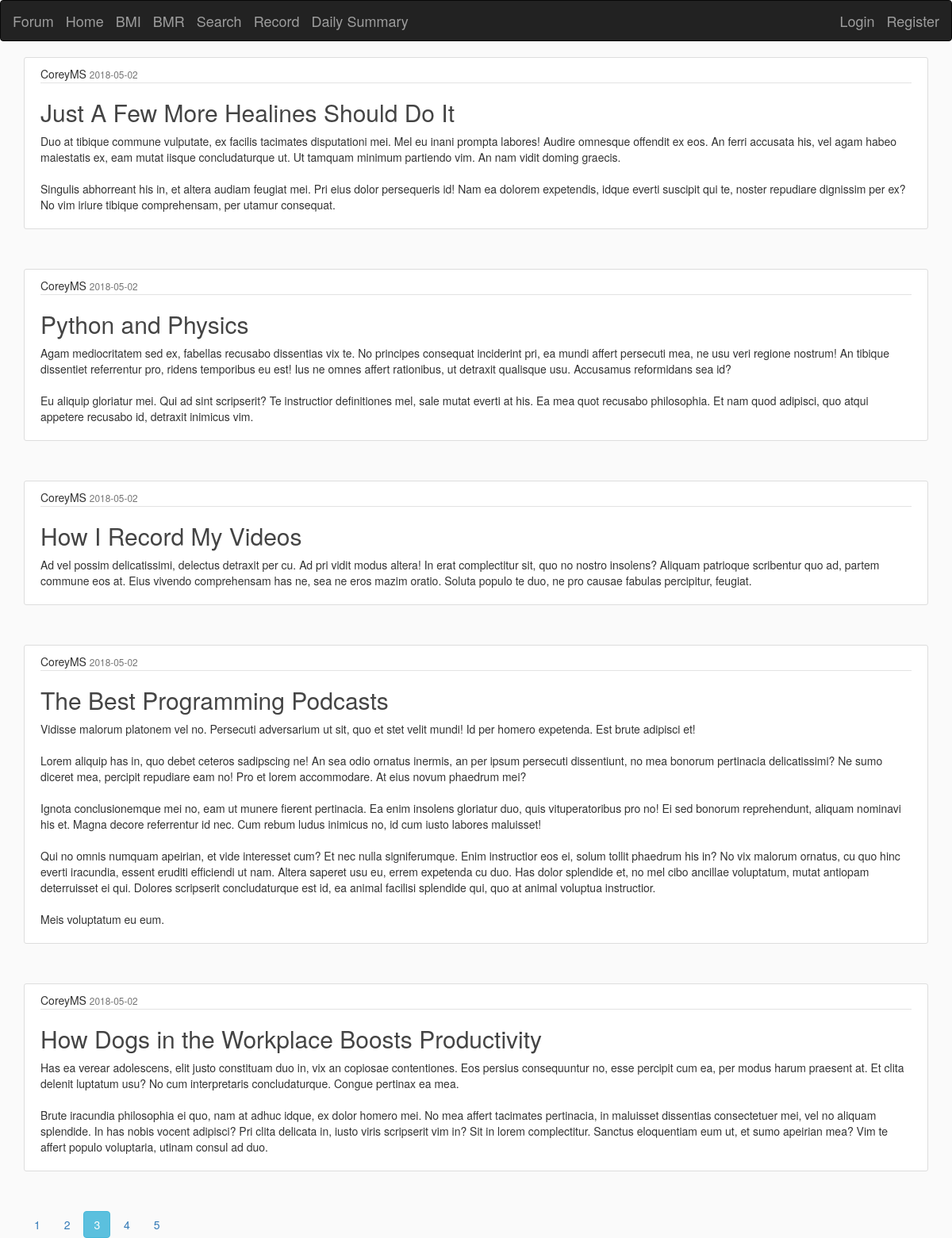
Screenshot of /home?page=3 with the database file from the repository.
### app_folder/models.py (models this page shows, shortened)
class Post(db.Model):
    id = db.Column(db.Integer, primary_key=True)
    title = db.Column(db.String(100), nullable=False)
    date_posted = db.Column(db.DateTime, nullable=False, default=datetime.utcnow)
    content = db.Column(db.Text, nullable=False)
    user_id = db.Column(db.Integer, db.ForeignKey('user.id'), nullable=False)

class User(db.Model, UserMixin):
    id = db.Column(db.Integer, primary_key=True)
    username = db.Column(db.String(20), unique=True, nullable=False)
    email = db.Column(db.String(120), unique=True, nullable=False)
    password = db.Column(db.String(60), nullable=False)
    posts = db.relationship('Post', backref='author', lazy=True)

### app_folder/routes.py (the view)
@app.route("/")
@app.route("/home")
def home():
    page = request.args.get('page', 1, type=int)
    posts = Post.query.order_by(Post.date_posted.desc()).paginate(page=page, per_page=5)
    return render_template('home.html', posts=posts)

### app_folder/templates/home.html
{% extends "layout.html" %}
{% block content %}
    {% for post in posts.items %}
        <article class="media content-section">
          <div class="media-body">
            <div class="article-metadata">
              <span class="mr-2" >{{ post.author.username }}</span>
              <small class="text-muted">{{ post.date_posted.strftime('%Y-%m-%d') }}</small>
            </div>
            <h2><span class="article-title" >{{ post.title }}</span></h2>
            <p class="article-content">{{ post.content }}</p>
          </div>
        </article>
    {% endfor %}
    {% for page_num in posts.iter_pages(left_edge=1, right_edge=1, left_current=1, right_current=2) %}
      {% if page_num %}
        {% if posts.page == page_num %}
          <a class="btn btn-info mb-4" href="{{ url_for('home', page=page_num) }}">{{ page_num }}</a>
        {% else %}
          <a class="btn btn-outline-info mb-4" href="{{ url_for('home', page=page_num) }}">{{ page_num }}</a>
        {% endif %}
      {% else %}
        ...
      {% endif %}
    {% endfor %}
{% endblock content %}

### app_folder/static/main.css (style rules this page uses)
body { background: #fafafa; color: #333333; }
h1, h2, h3, h4, h5, h6 { color: #444444; }
.content-section { background: #ffffff; padding: 10px 20px; border: 1px solid #dddddd; border-radius: 3px; margin-bottom: 50px; }
.article-title { color: #444444; }
.article-content { white-space: pre-line; }
.article-metadata { padding-bottom: 1px; margin-bottom: 4px; border-bottom: 1px solid #e3e3e3 }

### rows the page displays
Post: author.username "CoreyMS", date_posted "2018-05-02", title "Just A Few More Healines Should Do It", content "Duo at tibique commune vulputate, ex facilis tacimates disputationi mei. Mel eu inani prompta labores! Audire omnesque offendit ex eos. An ferri accusata his, vel agam habeo maiestatis ex, eam mutat iisque concludaturque ut. Ut tamquam minimum partiendo vim. An nam vidit doming graecis. Singulis abhorreant his in, et altera audiam feugiat mei. Pri eius dolor persequeris id! Nam ea dolorem expetendis, idque everti suscipit qui te, noster repudiare dignissim per ex? No vim iriure tibique comprehensam, per utamur consequat."
Post: author.username "CoreyMS", date_posted "2018-05-02", title "Python and Physics", content "Agam mediocritatem sed ex, fabellas recusabo dissentias vix te. No principes consequat inciderint pri, ea mundi affert persecuti mea, ne usu veri regione nostrum! An tibique dissentiet referrentur pro, ridens temporibus eu est! Ius ne omnes affert rationibus, ut detraxit qualisque usu. Accusamus reformidans sea id? Eu aliquip gloriatur mei. Qui ad sint scripserit? Te instructior definitiones mel, sale mutat everti at his. Ea mea quot recusabo philosophia. Et nam quod adipisci, quo atqui appetere recusabo id, detraxit inimicus vim."
Post: author.username "CoreyMS", date_posted "2018-05-02", title "How I Record My Videos", content "Ad vel possim delicatissimi, delectus detraxit per cu. Ad pri vidit modus altera! In erat complectitur sit, quo no nostro insolens? Aliquam patrioque scribentur quo ad, partem commune eos at. Eius vivendo comprehensam has ne, sea ne eros mazim oratio. Soluta populo te duo, ne pro causae fabulas percipitur, feugiat."
Post: author.username "CoreyMS", date_posted "2018-05-02", title "The Best Programming Podcasts", content "Vidisse malorum platonem vel no. Persecuti adversarium ut sit, quo et stet velit mundi! Id per homero expetenda. Est brute adipisci et! Lorem aliquip has in, quo debet ceteros sadipscing ne! An sea odio ornatus inermis, an per ipsum persecuti dissentiunt, no mea bonorum pertinacia delicatissimi? Ne sumo diceret mea, percipit repudiare eam no! Pro et lorem accommodare. At eius novum phaedrum mei? Ignota conclusionemque mei no, eam ut munere fierent pertinacia. Ea enim insolens gloriatur duo, quis vituperatoribus pro no! Ei sed bonorum reprehendunt, aliquam nominavi his et. Magna decore referrentur id nec. Cum rebum ludus inimicus no, id cum iusto labores maluisset! Qui no omnis numquam…"
Post: author.username "CoreyMS", date_posted "2018-05-02", title "How Dogs in the Workplace Boosts Productivity", content "Has ea verear adolescens, elit justo constituam duo in, vix an copiosae contentiones. Eos persius consequuntur no, esse percipit cum ea, per modus harum praesent at. Et clita delenit luptatum usu? No cum interpretaris concludaturque. Congue pertinax ea mea. Brute iracundia philosophia ei quo, nam at adhuc idque, ex dolor homero mei. No mea affert tacimates pertinacia, in maluisset dissentias consectetuer mei, vel no aliquam splendide. In has nobis vocent adipisci? Pri clita delicata in, iusto viris scripserit vim in? Sit in lorem complectitur. Sanctus eloquentiam eum ut, et sumo apeirian mea? Vim te affert populo voluptaria, utinam consul ad duo."

### other values shown
{{ page_num }} "1" "2" "4" "5"
{{ page_num }} "3"
